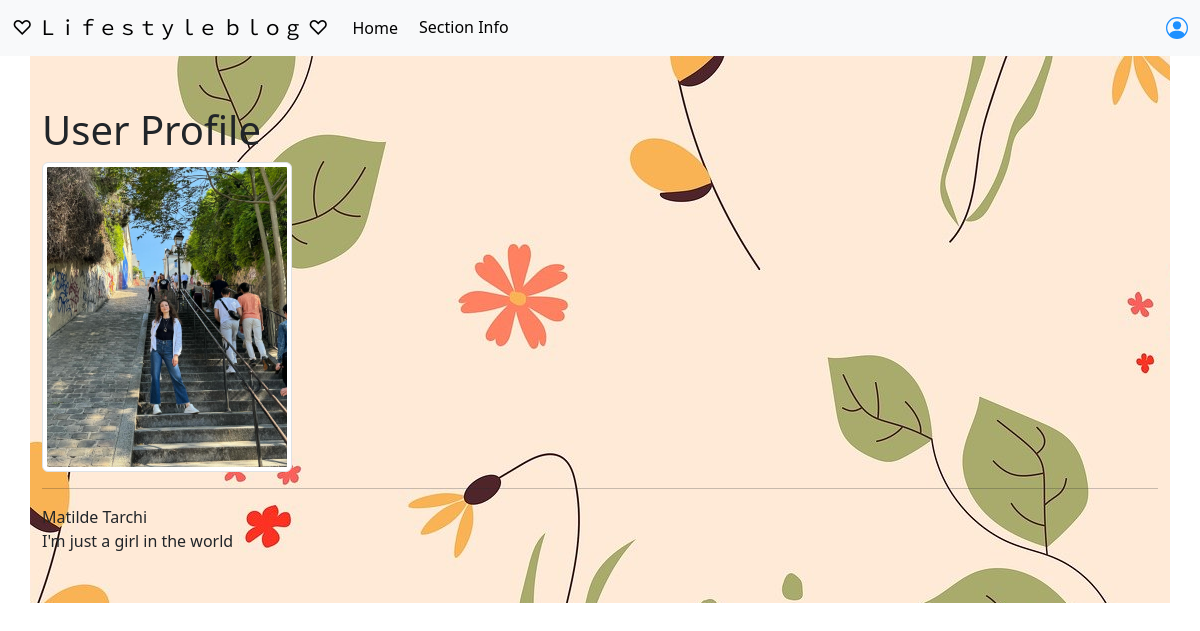
The page /users/1/profile/ on the database as committed earlier.
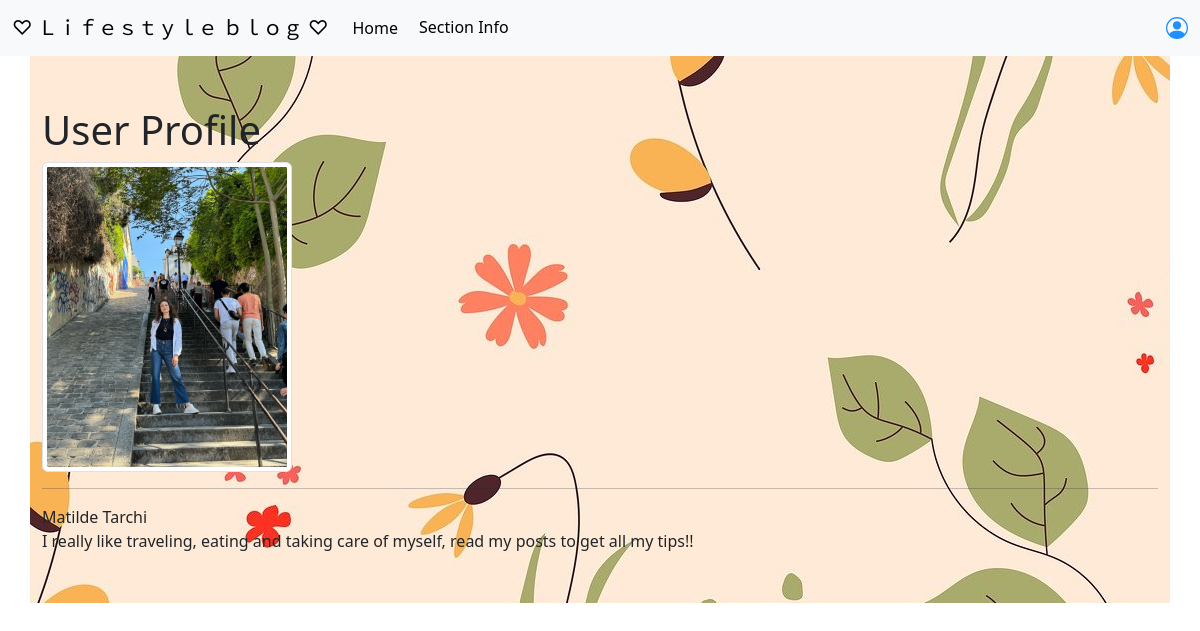
The same page on the database as committed later.
### TheBlog/models.py (models this page shows, shortened)
class Profile(models.Model):
    user = models.OneToOneField(User, null=True, on_delete=models.CASCADE)
    bio = models.TextField()
    profile_image = models.ImageField(null=True, blank=True, upload_to='images/profile/')

### users/views.py (the view)
# urls.py: path('<int:pk>/profile/', ShowProfileView.as_view(), name='show_profile'),
class ShowProfileView(generic.DetailView):
    model = Profile
    template_name = 'registration/user_profile.html'
    def get_context_data(self, *args, **kwargs):
        context = super(ShowProfileView, self).get_context_data(*args, **kwargs)
        page_user = get_object_or_404(Profile, id=self.kwargs['pk'])
        context['page_user'] = page_user
        return context

### users/templates/registration/user_profile.html
{% extends 'base.html' %}
{% block content %}
    <h1>User Profile</h1>
    {% if page_user.profile_image %}
        <img src="{{ page_user.profile_image.url }}" class="img-thumbnail" height="200" width="250">
    {% endif %}
    <hr>
    <div class = 'info'>
        {{ page_user.user.first_name }}
        {{ page_user.user.last_name }}
        <br>
        {{ page_user.user.profile.bio }}
    </div>
{% endblock %}

### TheBlog/templates/base.html (shortened to what this page needs)
<!doctype html>
<html lang="en">
    <head>
        <link href="https://cdn.jsdelivr.net/npm/bootstrap@5.3.3/dist/css/bootstrap.min.css" rel="stylesheet">
    </head>
    <body>
        <nav class="navbar navbar-expand-lg bg-body-tertiary">
            <div class="container-fluid">
                <a class="navbar-brand" href=" {% url 'home' %}"> ♡ Ｌｉｆｅｓｔｙｌｅ  ｂｌｏｇ ♡ </a>
                <div class="collapse navbar-collapse" id="navbarSupportedContent">
                    <ul class="navbar-nav me-auto mb-2 mb-lg-0">
                        {% if user.is_authenticated %}
                            <li class="nav-item">
                                <a class="nav-link active" aria-current="page" href="{% url 'home' %}"> Home </a>
                            </li>
                            <li class="nav-item">
                              <a class="nav-link" href=" {% url 'add_post' %}"> Create a New Post </a>
                            </li>
                            <li class="nav-item">
                                <button type="button" class="btn btn-light" id="openModalBtn">
                                    Section Info
                                </button>
                            </li>
                        {% else %}
                            <li class="nav-item">
                                <a class="nav-link active" aria-current="page" href="{% url 'home' %}"> Home </a>
                            </li>
                            <li class="nav-item">
                                <button type="button" class="btn btn-light" id="openModalBtn">
                                    Section Info
                                </button>
                            </li>
                        {% endif %}
                    </ul>
                    {% if user.is_authenticated %}
                        <div class="nav-item dropdown">
                            <a class="nav-link d-flex align-items-center" href="#" role="button" data-bs-toggle="dropdown" aria-expanded="false">
                                <svg xmlns="http://www.w3.org/2000/svg" width="22" height="22" fill="dodgerblue" class="bi bi-person-circle" viewBox="0 0 16 16">
                                    <path d="M11 6a3 3 0 1 1-6 0 3 3 0 0 1 6 0"></path>
                                    <path fill-rule="evenodd" d="M0 8a8 8 0 1 1 16 0A8 8 0 0 1 0 8m8-7a7 7 0 0 0-5.468 11.37C3.242 11.226 4.805 10 8 10s4.757 1.225 5.468 2.37A7 7 0 0 0 8 1"></path>
                                </svg>
                            </a>
                            <ul class="dropdown-menu dropdown-menu-end">
                                <li><a class="dropdown-item" href="{% url 'edit_profile' %}"> Edit Profile Settings </a></li>
                                {% if user.profile.id %}
                                    <li><a class="dropdown-item" href="{% url 'edit_profile_page' user.profile.id %}"> Edit Profile Page </a></li>
                                    <li><a class="dropdown-item" href="{% url 'show_profile' user.profile.id %}"> Profile </a></li>
                                {% else %}
                                    <li><a class="dropdown-item" href="{% url 'create_profile_page' %}"> Create Profile Page </a></li>
                                {% endif %}
                                <li class="dropdown-item">
                                    <a class="nav-link" href="#" onclick="document.getElementById('logout-form').submit();"> Logout </a>
                                </li>
                            </ul>
                             <form id="logout-form" action="{% url 'logout' %}" method="post" style="display: none;">
                                {% csrf_token %}
                            </form>
                        </div>
                    {% else %}
                        <div class="nav-item dropdown">
                            <a class="nav-link d-flex align-items-center" href="#" role="button" data-bs-toggle="dropdown" aria-expanded="false">
                            </a>
                        </div>
                    {% endif %}
                </div>
            </div>
        </nav>
        <div class="container margin-decor">
            {% block content %}
            {% endblock %}
        </div>
    </body>
</html>

### TheBlog/templates/base.html (style rules this page uses)
.margin-decor { position: relative; padding-top: 50px; padding-bottom: 50px; background-image: url('media/images/spring-7705996_1280.jpg'); }

Rows that differ between the two databases and show on the page:
changed Profile "Matilde": user.profile.bio "I'm just a girl in the world" → "I really like traveling, eating and taking care of myself, read my posts to get all my tips!!"
